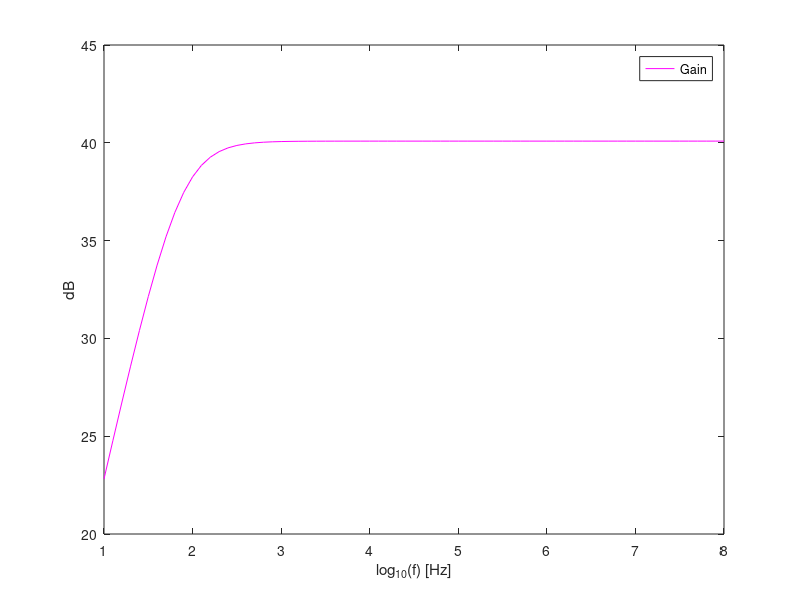

Here is the MATLAB script that generated this plot:


%Componentes

R1=10e3;
R2=1e3;
R3=100e3;
R4=1e3;
R5=100e3; 
C1=220e-9;
C2=220e-9;
C3=220e-9;

%modelo nao ideal

Vos=5e-3
Ios=7.975e-8


%%%%%%%%%%%%%%%%%%%%%%%%%%%%%%%%%%%%%%%%%%%%%%%%%%%%Exercicio 1 

f=1000;

w=2*pi*f;

%Impedancias condensadores
ZC1=1/(j*w*C1);
ZC2=1/(j*w*C2);
ZC3=1/(j*w*C3);


%Impedancia in & out 
Zin=abs(ZC1+R1)


Zout=abs(ZC2)

%low pass filter

Vi=1; 
Vl=R1/(R1+ZC1)*Vi;
wl=1/(R1*C1);       %low cut off frequency



%Amplification
Va=(1+R3/R4)*Vl;



%High pass filter
Vh= Va;
wh=1/(R2*C2);      %high cut off frequency


gain=abs(Vh)


gain_db=20*log10(gain)


%%%%%%%%%%%%%%%%%%%%%%%%%%%%%%%%%%%%%%%%%%%%%%%Exercicio 2

t=1:0.1:8;
w=2*pi*power(10,t);

ZC1=1./(j*w*C1);
ZC2=1./(j*w*C2);

Vl=R1./(R1+ZC1);
A=(1+R3/R4).*Vl;
Vh= A;
fgain=abs(Vh);
fgain_db=20*log10(fgain);

max_gain=max(fgain_db)


freq_graph = figure();
plot (t, fgain_db, "m");
legend("Gain");
xlabel ("log_{10}(f) [Hz]");
ylabel ("dB");
print (freq_graph, "graph.eps", "-depsc");

